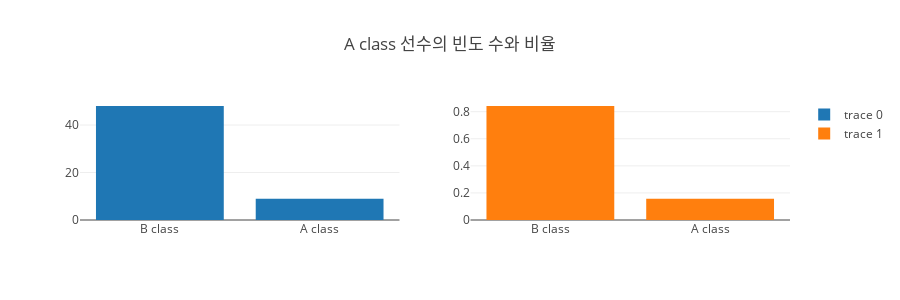

The notebook cell saved with this chart:
### Markdown cell above
- A class 선수가 9명(16%) 이였고, B class 선수는 48명(84%) 였다.

### Code cell
# x label 변경
starting_stat.renew_10 = starting_stat.renew_10.map({0:'B class',1:'A class'})
# renew_10 변수에 대해 count한다.
renew_10_cnt = starting_stat.renew_10.value_counts()
renew_10_rate = starting_stat.renew_10.value_counts(normalize=True)
# barplot
trace1 = go.Bar(
    x=renew_10_cnt.index,
    y=renew_10_cnt.values
)
trace2 = go.Bar(
    x=renew_10_rate.index,
    y=renew_10_rate.values
)

fig = tools.make_subplots(rows=1, cols=2)
fig.append_trace(trace1, 1, 1)
fig.append_trace(trace2, 1, 2)
fig['layout'].update(height=300, width=900, title='A class 선수의 빈도 수와 비율')
plotly.offline.iplot(fig)

### Figure 1 — Plotly figure (JSON) as saved in the notebook; plotly's stock layout.template omitted (floating-point values rounded to 4 significant figures)
{"data": [{"type": "bar", "uid": "b7b1fd09-6a79-490f-a199-17e76aa064fa", "x": ["B class", "A class"], "xaxis": "x", "y": [48, 9], "yaxis": "y"}, {"type": "bar", "uid": "fbfce200-c435-4de1-95e4-b6d7bdad6abf", "x": ["B class", "A class"], "xaxis": "x2", "y": [0.8421, 0.1579], "yaxis": "y2"}], "layout": {"height": 300, "title": {"text": "A class 선수의 빈도 수와 비율"}, "width": 900, "xaxis": {"anchor": "y", "domain": [0, 0.45]}, "xaxis2": {"anchor": "y2", "domain": [0.55, 1]}, "yaxis": {"anchor": "x", "domain": [0, 1]}, "yaxis2": {"anchor": "x2", "domain": [0, 1]}}}
